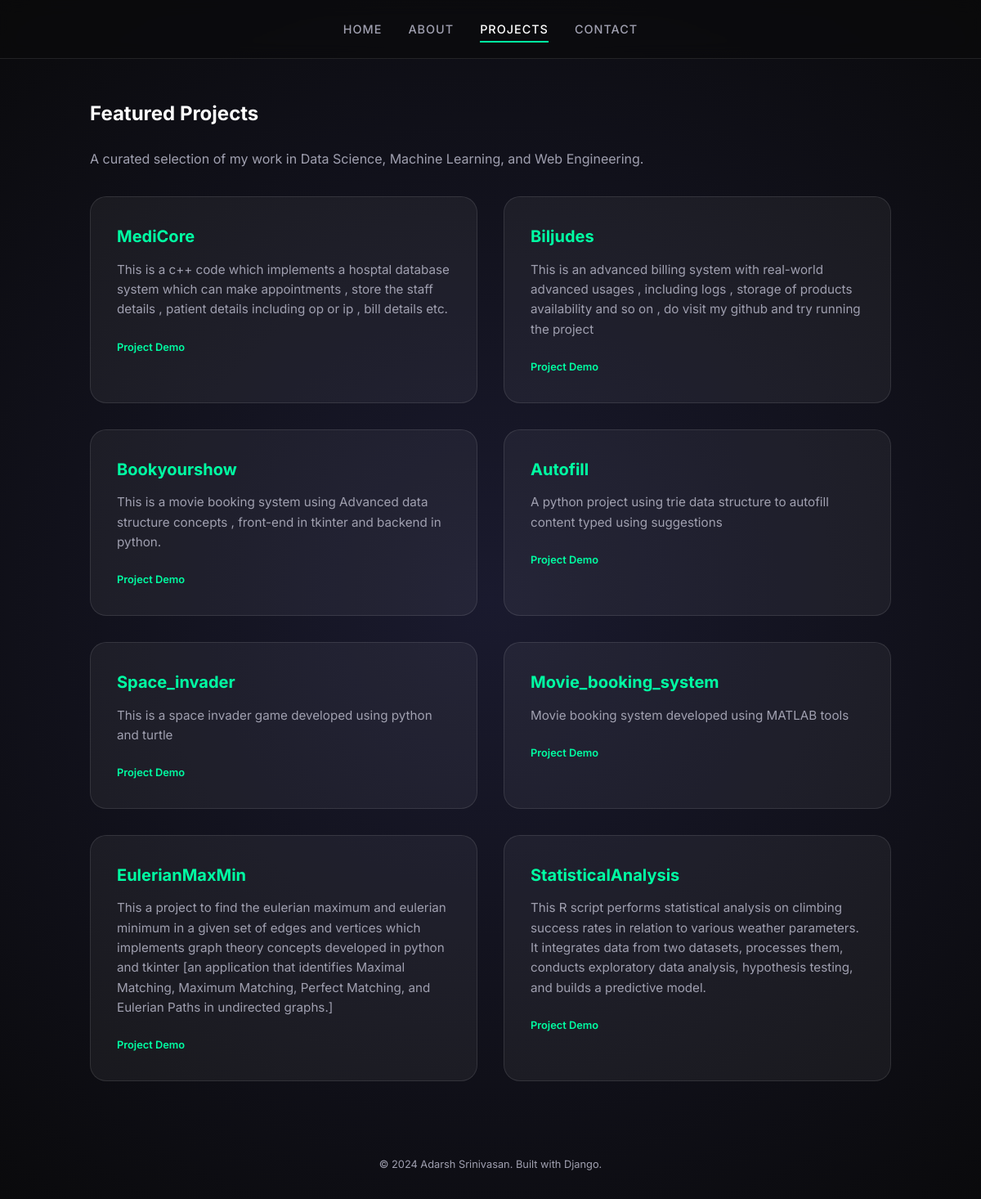
The page /projects/ on the database as committed earlier.
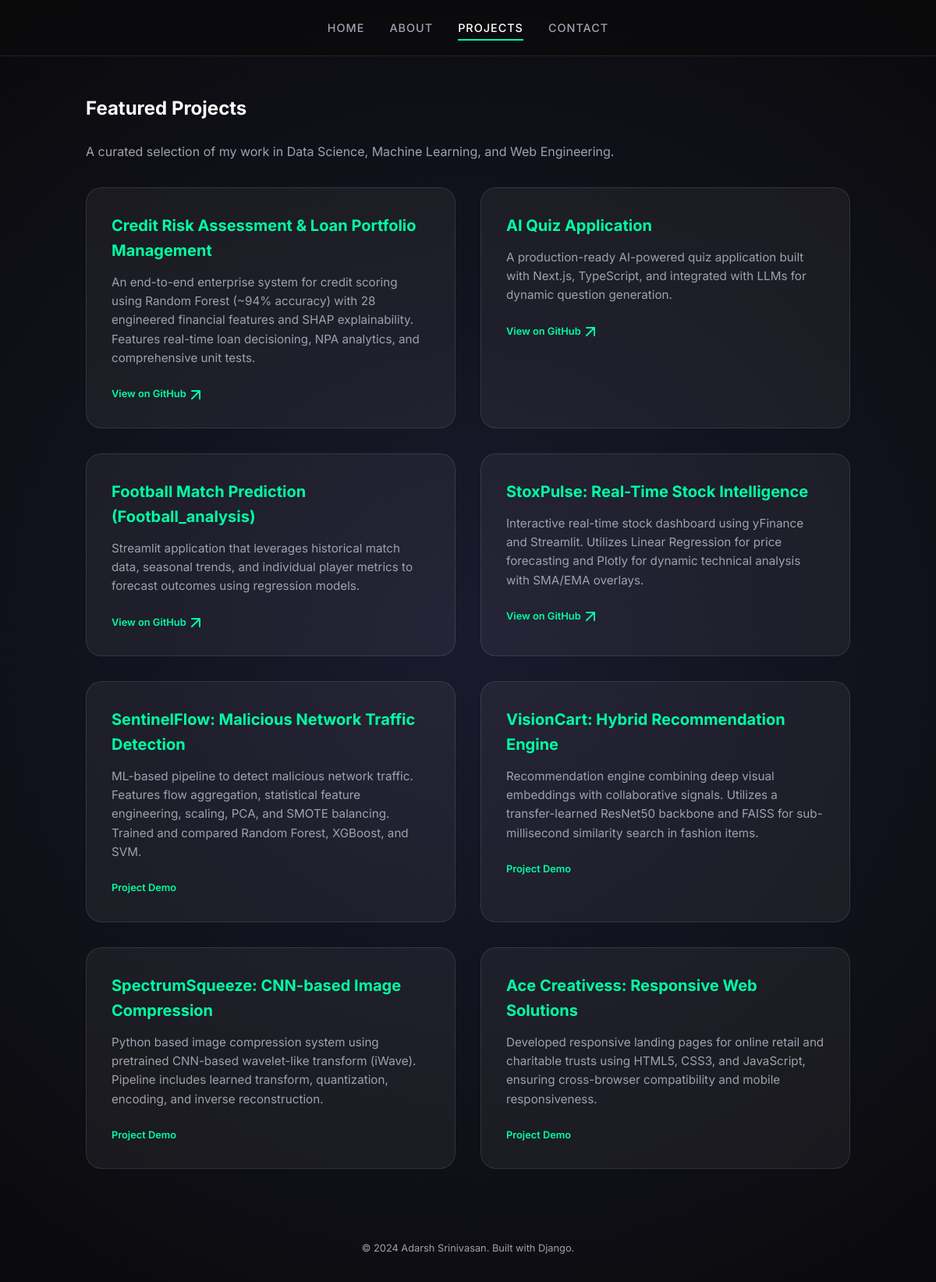
The same page on the database as committed later.
### main/models.py (models this page shows, shortened)
class Project(models.Model):
    title = models.CharField(max_length=100)
    description = models.TextField()
    github_link = models.URLField(blank=True, null=True)

### main/views.py (the view)
# urls.py: path('projects/', views.projects, name='projects'),  # ← NEW
def projects(request):
    all_projects = Project.objects.all()
    return render(request, 'main/projects.html', {'projects': all_projects})

### main/templates/main/projects.html
{% extends 'main/base.html' %}
{% block content %}
<section>
    <h2>Featured Projects</h2>
    <p style="color: var(--text-muted); margin-bottom: 2rem;">A curated selection of my work in Data Science, Machine Learning, and Web Engineering.</p>
    <div class="projects-grid">
        {% for project in projects %}
            <article class="project-box">
                <h3>{{ project.title }}</h3>
                <p>{{ project.description }}</p>
                <div style="margin-top: 1.5rem; display: flex; align-items: center; gap: 0.5rem; color: var(--primary); font-size: 0.8rem; font-weight: 600;">
                    {% if project.github_link %}
                        <a href="{{ project.github_link }}" target="_blank" style="color: var(--primary); text-decoration: none; display: flex; align-items: center; gap: 0.4rem;">
                            <span>View on GitHub</span>
                            <svg width="12" height="12" viewBox="0 0 12 12" fill="none" xmlns="http://www.w3.org/2000/svg">
                                <path d="M1 11L11 1M11 1H1M11 1V11" stroke="currentColor" stroke-width="2" stroke-linecap="round" stroke-linejoin="round"/>
                            </svg>
                        </a>
                    {% else %}
                        <span>Project Demo</span>
                    {% endif %}
                </div>
            </article>
        {% empty %}
            <p>No projects added yet. Check back soon!</p>
        {% endfor %}
    </div>
</section>
{% endblock %}

### main/templates/main/base.html (shortened to what this page needs)
{% load static %}
<!DOCTYPE html>
<html lang="en">
<head>
    <link rel="stylesheet" href="{% static 'main/styles.css' %}">
</head>
<body>
    <div class="background"></div>
    <nav class="navbar">
        <a href="/" class="{% if request.path == '/' %}active{% endif %}">Home</a>
        <a href="/about/" class="{% if request.path == '/about/' %}active{% endif %}">About</a>
        <a href="/projects/" class="{% if request.path == '/projects/' %}active{% endif %}">Projects</a>
        <a href="/contact/" class="{% if request.path == '/contact/' %}active{% endif %}">Contact</a>
    </nav>
    <main class="content">
        {% block content %}{% endblock %}
    </main>
    <footer style="text-align: center; padding: 2rem; color: var(--text-muted); font-size: 0.8rem;">
        &copy; 2024 Adarsh Srinivasan. Built with Django.
    </footer>
</body>
</html>

### main/static/main/styles.css (style rules this page uses)
:root { --primary: #00ffa3; --secondary: #00d2ff; --bg-dark: #0a0a0c; --card-bg: rgba(255, 255, 255, 0.05); --text-main: #ffffff; --text-muted: #a0a0b0; --glass-border: rgba(255, 255, 255, 0.1); }
* { margin: 0; padding: 0; box-sizing: border-box; }
body { font-family: 'Inter', sans-serif; background-color: var(--bg-dark); color: var(--text-main); line-height: 1.6; overflow-x: hidden; }
.background { position: fixed; top: 0; left: 0; width: 100%; height: 100%; background: radial-gradient(circle at 50% 50%, #1a1a2e 0%, #0a0a0c 100%); z-index: -1; }
.background::after { content: ''; position: absolute; width: 200%; height: 200%; background-image: url("https://www.transparenttextures.com/patterns/stardust.png"); opacity: 0.1; animation: move-bg 100s linear infinite; }
.navbar { position: fixed; top: 0; width: 100%; padding: 1.5rem 0; backdrop-filter: blur(10px); background: rgba(10, 10, 12, 0.7); border-bottom: 1px solid var(--glass-border); display: flex; justify-content: center; gap: 2rem; z-index: 1000; }
.navbar a { text-decoration: none; color: var(--text-muted); font-weight: 500; font-size: 0.9rem; letter-spacing: 1px; text-transform: uppercase; transition: all 0.3s cubic-bezier(0.4, 0, 0.2, 1); position: relative; }
.navbar a::after { content: ''; position: absolute; bottom: -5px; left: 0; width: 0; height: 2px; background: var(--primary); transition: width 0.3s ease; }
.navbar a:hover, .navbar a.active { color: var(--text-main); }
.navbar a.active::after, .navbar a:hover::after { width: 100%; }
.content { padding: 120px 5% 60px; max-width: 1100px; margin: 0 auto; animation: fadeIn 0.8s ease-out; }
h1, h2, h3 { margin-bottom: 1.5rem; color: #fff; font-weight: 700; }
.projects-grid { display: grid; grid-template-columns: repeat(auto-fit, minmax(320px, 1fr)); gap: 2rem; margin-top: 2rem; }
.project-box { background: var(--card-bg); padding: 2rem; border-radius: 20px; border: 1px solid var(--glass-border); transition: all 0.4s ease; cursor: default; }
.project-box h3 { font-size: 1.25rem; margin-bottom: 0.8rem; color: var(--primary); }
.project-box p { font-size: 0.95rem; color: var(--text-muted); }

Rows that differ between the two databases and show on the page:
removed Project: title "MediCore", description "This is a c++ code which implements a hosptal database system which can make appointments , store the staff details , patient details including op or ip , bill details etc.", shows "Project Demo"
removed Project: title "Biljudes", description "This is an advanced billing system with real-world advanced usages , including logs , storage of products availability and so on , do visit my github and try running the project", shows "Project Demo"
removed Project: title "Bookyourshow", description "This is a movie booking system using Advanced data structure concepts , front-end in tkinter and backend in python.", shows "Project Demo"
removed Project: title "Autofill", description "A python project using trie data structure to autofill content typed using suggestions", shows "Project Demo"
removed Project: title "Space_invader", description "This is a space invader game developed using python and turtle", shows "Project Demo"
removed Project: title "Movie_booking_system", description "Movie booking system developed using MATLAB tools", shows "Project Demo"
removed Project: title "EulerianMaxMin", description "This a project to find the eulerian maximum and eulerian minimum in a given set of edges and vertices which implements graph theory concepts developed in python and tkinter [an application that identifies Maximal Matching, Maximum Matching, Perfect Matching, and Eulerian Paths in undirected graphs.]", shows "Project Demo"
removed Project: title "StatisticalAnalysis", description "This R script performs statistical analysis on climbing success rates in relation to various weather parameters. It integrates data from two datasets, processes them, conducts exploratory data analysis, hypothesis testing, and builds a predictive model.", shows "Project Demo"
added Project: title "Credit Risk Assessment & Loan Portfolio Management", description "An end-to-end enterprise system for credit scoring using Random Forest (~94% accuracy) with 28 engineered financial features and SHAP explainability. Features real-time loan decisioning, NPA analytics, and comprehensive unit tests."
added Project: title "AI Quiz Application", description "A production-ready AI-powered quiz application built with Next.js, TypeScript, and integrated with LLMs for dynamic question generation."
added Project: title "Football Match Prediction (Football_analysis)", description "Streamlit application that leverages historical match data, seasonal trends, and individual player metrics to forecast outcomes using regression models."
added Project: title "StoxPulse: Real-Time Stock Intelligence", description "Interactive real-time stock dashboard using yFinance and Streamlit. Utilizes Linear Regression for price forecasting and Plotly for dynamic technical analysis with SMA/EMA overlays."
added Project: title "SentinelFlow: Malicious Network Traffic Detection", description "ML-based pipeline to detect malicious network traffic. Features flow aggregation, statistical feature engineering, scaling, PCA, and SMOTE balancing. Trained and compared Random Forest, XGBoost, and SVM.", shows "Project Demo"
added Project: title "VisionCart: Hybrid Recommendation Engine", description "Recommendation engine combining deep visual embeddings with collaborative signals. Utilizes a transfer-learned ResNet50 backbone and FAISS for sub-millisecond similarity search in fashion items.", shows "Project Demo"
added Project: title "SpectrumSqueeze: CNN-based Image Compression", description "Python based image compression system using pretrained CNN-based wavelet-like transform (iWave). Pipeline includes learned transform, quantization, encoding, and inverse reconstruction.", shows "Project Demo"
added Project: title "Ace Creativess: Responsive Web Solutions", description "Developed responsive landing pages for online retail and charitable trusts using HTML5, CSS3, and JavaScript, ensuring cross-browser compatibility and mobile responsiveness.", shows "Project Demo"
